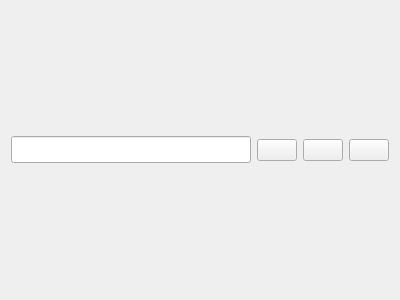
<?xml version="1.0" encoding="UTF-8"?>
<ui version="4.0">
 <class>UtilisWidget</class>
 <widget class="QWidget" name="UtilisWidget">
  <property name="geometry">
   <rect>
    <x>0</x>
    <y>0</y>
    <width>400</width>
    <height>300</height>
   </rect>
  </property>
  <property name="windowTitle">
   <string>Form</string>
  </property>
  <layout class="QHBoxLayout" name="horizontalLayout_2">
   <item>
    <widget class="QLineEdit" name="leNom">
     <property name="enabled">
      <bool>true</bool>
     </property>
     <property name="font">
      <font>
       <pointsize>12</pointsize>
       <weight>75</weight>
       <bold>true</bold>
      </font>
     </property>
     <property name="cursor">
      <cursorShape>ArrowCursor</cursorShape>
     </property>
     <property name="mouseTracking">
      <bool>false</bool>
     </property>
     <property name="focusPolicy">
      <enum>Qt::NoFocus</enum>
     </property>
     <property name="acceptDrops">
      <bool>false</bool>
     </property>
     <property name="text">
      <string/>
     </property>
    </widget>
   </item>
   <item>
    <widget class="QPushButton" name="pb_modif">
     <property name="sizePolicy">
      <sizepolicy hsizetype="Fixed" vsizetype="Fixed">
       <horstretch>0</horstretch>
       <verstretch>0</verstretch>
      </sizepolicy>
     </property>
     <property name="toolTip">
      <string>Modifier votre profil</string>
     </property>
     <property name="text">
      <string/>
     </property>
    </widget>
   </item>
   <item>
    <widget class="QPushButton" name="pb_gestion">
     <property name="sizePolicy">
      <sizepolicy hsizetype="Fixed" vsizetype="Fixed">
       <horstretch>0</horstretch>
       <verstretch>0</verstretch>
      </sizepolicy>
     </property>
     <property name="toolTip">
      <string>Gestion des utilisateurs</string>
     </property>
     <property name="text">
      <string/>
     </property>
    </widget>
   </item>
   <item>
    <widget class="QPushButton" name="pb_logout">
     <property name="sizePolicy">
      <sizepolicy hsizetype="Fixed" vsizetype="Fixed">
       <horstretch>0</horstretch>
       <verstretch>0</verstretch>
      </sizepolicy>
     </property>
     <property name="toolTip">
      <string>Déconnexion</string>
     </property>
     <property name="text">
      <string/>
     </property>
    </widget>
   </item>
  </layout>
 </widget>
 <resources/>
 <connections/>
</ui>
